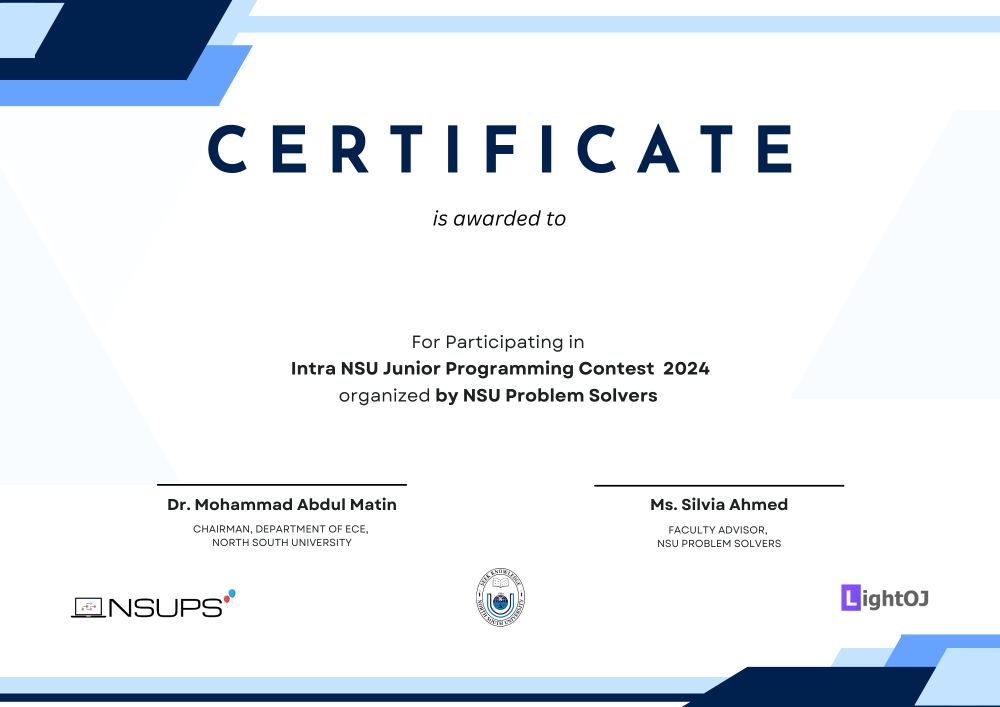
#> input picture Certificate.png, 2000 x 1414 px (shown at 1/2 size)
$ python script.py
#> lines starting #> are read from the running program, lines starting #| are printed output that depends on the picture
from PIL import Image, ImageDraw, ImageFont
import os
import glob

# Global Variables
BASE_IMAGE_PATH = "Certificate.png"
NAMES_FILE_PATH = "names.txt"
FONTS_FOLDER = "./fonts/bogart-cufonfonts/"
DEFAULT_FONT_PATH = "./fonts/bogart-cufonfonts/BOGARTREGULARTRIAL.ttf"
OUTPUT_FOLDER = "output/"
FONT_SIZE = 100
Y_COORDINATE = 520
TEXT_COLOR = "black"

def generateCertificates(font_path):
    """
    Generate certificates for all names using a specific font.

    Parameters:
    - font_path: Path to the specific font (.ttf) file.
    """
    # Load the base image
    image = Image.open(BASE_IMAGE_PATH)
#> image is the input picture: PIL image 2000x1414 RGBA; mean R, G, B, A 232.6, 237.1, 242.3, 255

    # Read the list of names
    with open(NAMES_FILE_PATH, "r") as file:
#> (reads names.txt from the repository)
        names = file.read().splitlines()

    # Get the font name without the extension
    font_name = os.path.splitext(os.path.basename(font_path))[0]

    # Load the font
    font = ImageFont.truetype(font_path, FONT_SIZE)

    # Ensure the output folder for this font exists
    font_output_folder = os.path.join(OUTPUT_FOLDER, font_name)
    os.makedirs(font_output_folder, exist_ok=True)

    # Generate certificates for each name
    value = 0
    for name in names:
        value += 1
        # Convert name to title case
        title_case_name = str(value) + " - " + ' '.join(word.capitalize() for word in name.split())
        name = ' '.join(word.capitalize() for word in name.split())

        # Create a copy of the input image
        certificate = image.copy()

        # Create a drawing context for adding text to the copy
        draw = ImageDraw.Draw(certificate)

        # Calculate the text width and height for center alignment
        text_bbox = font.getbbox(name)
        text_width = text_bbox[2] - text_bbox[0]
        image_width, image_height = certificate.size
        x = (image_width - text_width) // 2

        # Add the name in title case to the certificate with center alignment
        draw.text((x, Y_COORDINATE), name, fill=TEXT_COLOR, font=font)

        # Save the individual certificate
        output_path = os.path.join(font_output_folder, f"{title_case_name}.png")
        certificate.save(output_path)
#> this loop made 2 passes
#> pass 1, in generateCertificates, `certificate.save(output_path)`:
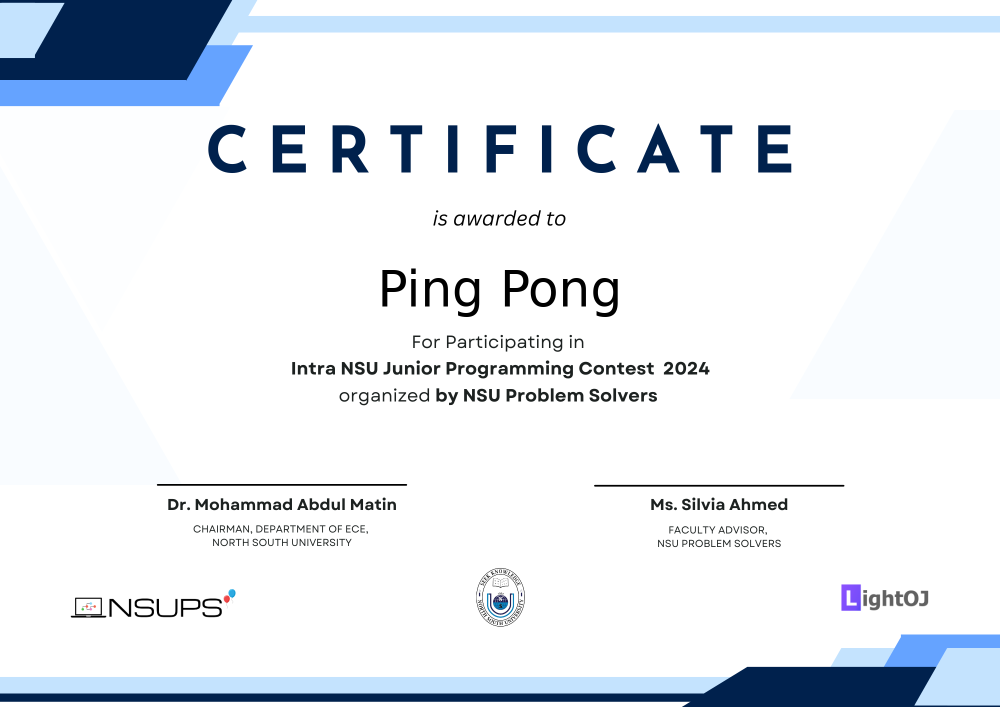
#> saved as 1 - Ping Pong.png: PIL image 2000x1414 RGBA (shown at 1/2 size); mean R, G, B, A 231.7, 236.1, 241.4, 255
#> pass 2, in generateCertificates, `certificate.save(output_path)`:
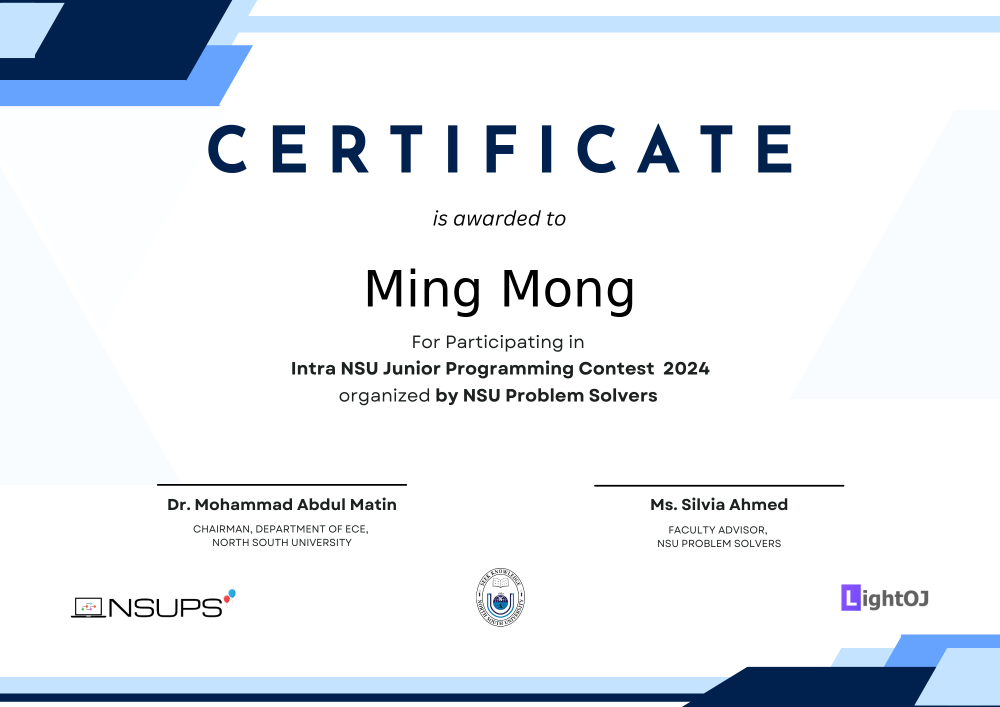
#> saved as 2 - Ming Mong.png: PIL image 2000x1414 RGBA (shown at 1/2 size); mean R, G, B, A 231.5, 235.9, 241.2, 255
#> after the loop, value = 2
        # break

    print(f"Certificates generated successfully for font '{font_name}' in '{font_output_folder}'.")
#| Certificates generated successfully for font 'BOGARTREGULARTRIAL' in 'output/BOGARTREGULARTRIAL'.

# def traverse_all_fonts():
#     """
#     Function to iterate over all fonts and generate certificates.
#     """
#     # Iterate over all fonts in the fonts folder
#     for font_path in glob.glob(os.path.join(FONTS_FOLDER, "*.ttf")):
#         # Generate certificates using the current font
#         generateCertificates(font_path)

def main():
    generateCertificates(DEFAULT_FONT_PATH)

if __name__ == "__main__":
    main()
